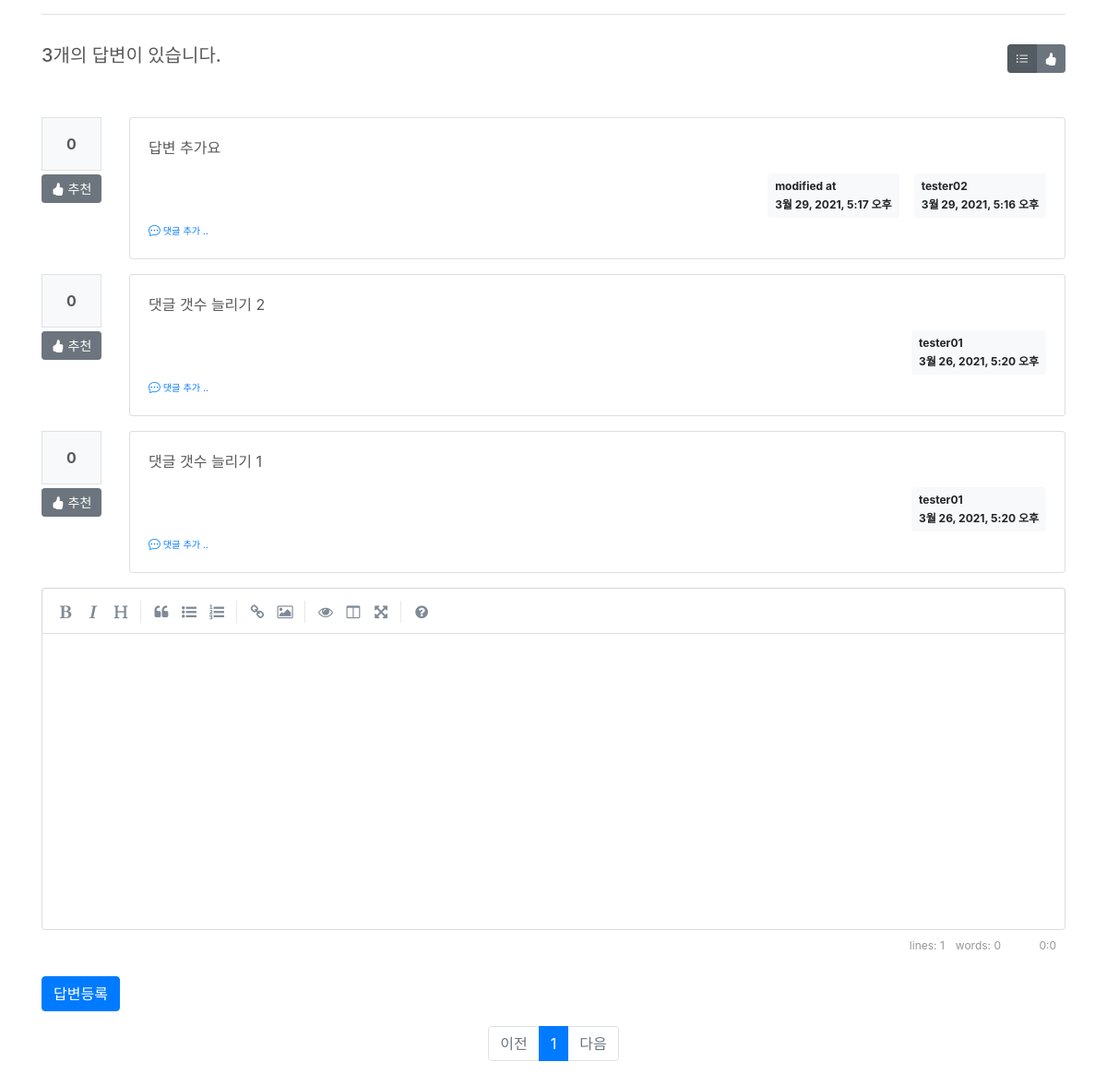
/board/board/detail/307/ (signed in, lower part), run on an earlier commit of the app's database.
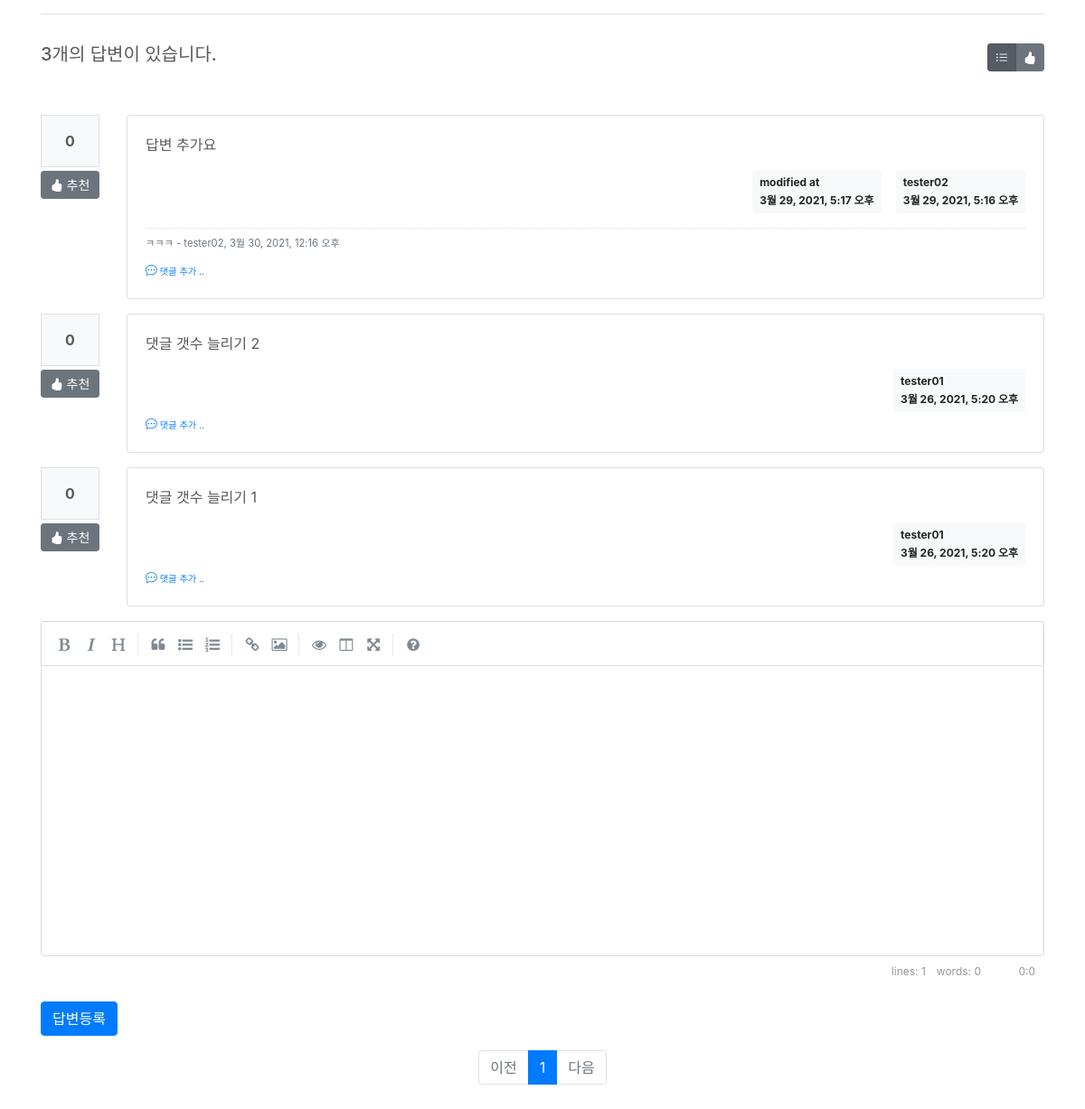
And on a later commit of the database.
### board/models.py (models this page shows)
class Reply(models.Model):
    author = models.ForeignKey(User, on_delete=models.CASCADE, related_name='author_reply')
    board = models.ForeignKey(Board, on_delete=models.CASCADE)
    content = models.TextField()
    create_date = models.DateTimeField()
    modify_date = models.DateTimeField(null=True, blank=True)
    voter = models.ManyToManyField(User, related_name='voter_reply')

class Comment(models.Model):
    author = models.ForeignKey(User, on_delete=models.CASCADE)
    content = models.TextField()
    create_date = models.DateTimeField()
    modify_date = models.DateTimeField(null=True, blank=True)
    board = models.ForeignKey(Board, null=True, blank=True, on_delete=models.CASCADE)
    reply = models.ForeignKey(Reply, null=True, blank=True, on_delete=models.CASCADE)

### board/views/base_views.py (the view)
# urls.py: path('board/detail/<int:board_id>/', base_views.detail, name='detail'),
@login_required(login_url='common:login')
def detail(request, board_id):
    page = request.GET.get('page', '1')  # 페이지
    so = request.GET.get('so', 'recent')  # 정렬기준
    board = get_object_or_404(Board, pk=board_id)
    board.hit_count += 1
    board.save()
    if so == 'recommend':
        reply_list = board.reply_set.all().annotate(num_voter=Count('voter')).order_by('-num_voter', '-create_date')
    else:  # recent
        reply_list = board.reply_set.all().order_by('-create_date')
    paginator = Paginator(reply_list, 5)  # 페이지당 5개씩 보여주기
    page_obj = paginator.get_page(page)
    fileForm = FileForm()
    file_list = File.objects.filter(ref_type='board', ref_id=board.id).order_by('-create_date')
    context = {'board': board, 'reply_list': page_obj, 'so': so, 'fileForm': fileForm, 'file_list': file_list, 'ref_type': 'board', 'ref_id': board.id}
    return render(request, 'board/board_detail.html', context)

### common/forms.py
class FileForm(forms.Form):
    file_data = forms.FileField(label='Select a file', help_text='Max. 42 MB')

### board/templatetags/board_filter.py (called while the page is built)
@register.filter()
def mark(value):
    extensions = ["nl2br", "fenced_code"]
    return mark_safe(markdown.markdown(value, extensions=extensions))

### templates/board/board_detail.html (shortened to what the changed rows need)
{% extends 'base.html' %}
{% load board_filter %}
{% block content %}
<div class="container my-3" style="padding-top:20px">
    {% for reply in reply_list %}
    <div class="row my-3">
        <div class="col-1">
            <div class="bg-light text-center p-3 border font-weight-bolder mb-1">{{reply.voter.count}}</div>
            <a href="#" data-uri="{% url 'board:vote_reply' reply.id  %}"
                class="recommend btn btn-sm btn-secondary btn-block my-1"><i class="bi bi-hand-thumbs-up-fill"></i> 추천</a>
        </div>
        <div class="col-11">
            <div class="card">
                <div class="card-body">
                    <div class="card-text">{{ reply.content|mark }}</div>
                    <div class="d-flex justify-content-end">
                        {% if reply.modify_date %}
                        <div class="badge badge-light p-2 text-left mx-3">
                            <div class="mb-2">modified at</div>
                            <div>{{ reply.modify_date }}</div>
                        </div>
                        {% endif %}
                        <div class="badge badge-light p-2 text-left">
                            <div class="mb-2">{{ reply.author.username }}</div>
                            <div>{{ reply.create_date }}</div>
                        </div>
                    </div>
                    {% if reply.comment_set.count > 0 %}
                    <div class="mt-3">
                    {% for comment in reply.comment_set.all %}
                        <div class="comment py-2 text-muted">
                            <span style="white-space: pre-line;">{{ comment.content }}</span>
                            <span>
                                - {{ comment.author }}, {{ comment.create_date }}
                            </span>
                        </div>
                    {% endfor %}
                    </div>
                    {% endif %}
                    <div>
                        <a href="{% url 'board:comment_create_reply' reply.id  %}"
                           class="small"><i class="bi bi-chat-dots"></i><small> 댓글 추가 ..</small></a>
                    </div>
                </div>
            </div>
        </div>
    </div>
    {% endfor %}
    <ul class="pagination justify-content-center">
        {% for page_number in reply_list.paginator.page_range %}
            {% if page_number >= reply_list.number|add:-5 and page_number <= reply_list.number|add:5 %}
                {% if page_number == reply_list.number %}
                <li class="page-item active" aria-current="page">
                    <a class="page-link" data-page="{{ page_number }}" href="#">{{ page_number }}</a>
                </li>
                {% else %}
                <li class="page-item">
                    <a class="page-link" data-page="{{ page_number }}" href="#">{{ page_number }}</a>
                </li>
                {% endif %}
            {% endif %}
        {% endfor %}
    </ul>
</div>
{% endblock %}

What changed in the data, as far as the page shows it:
added Comment: content "ㅋㅋㅋ", author "tester02", create_date "3월 30, 2021, 12:16 오후", shown under Reply "답변 추가요"
